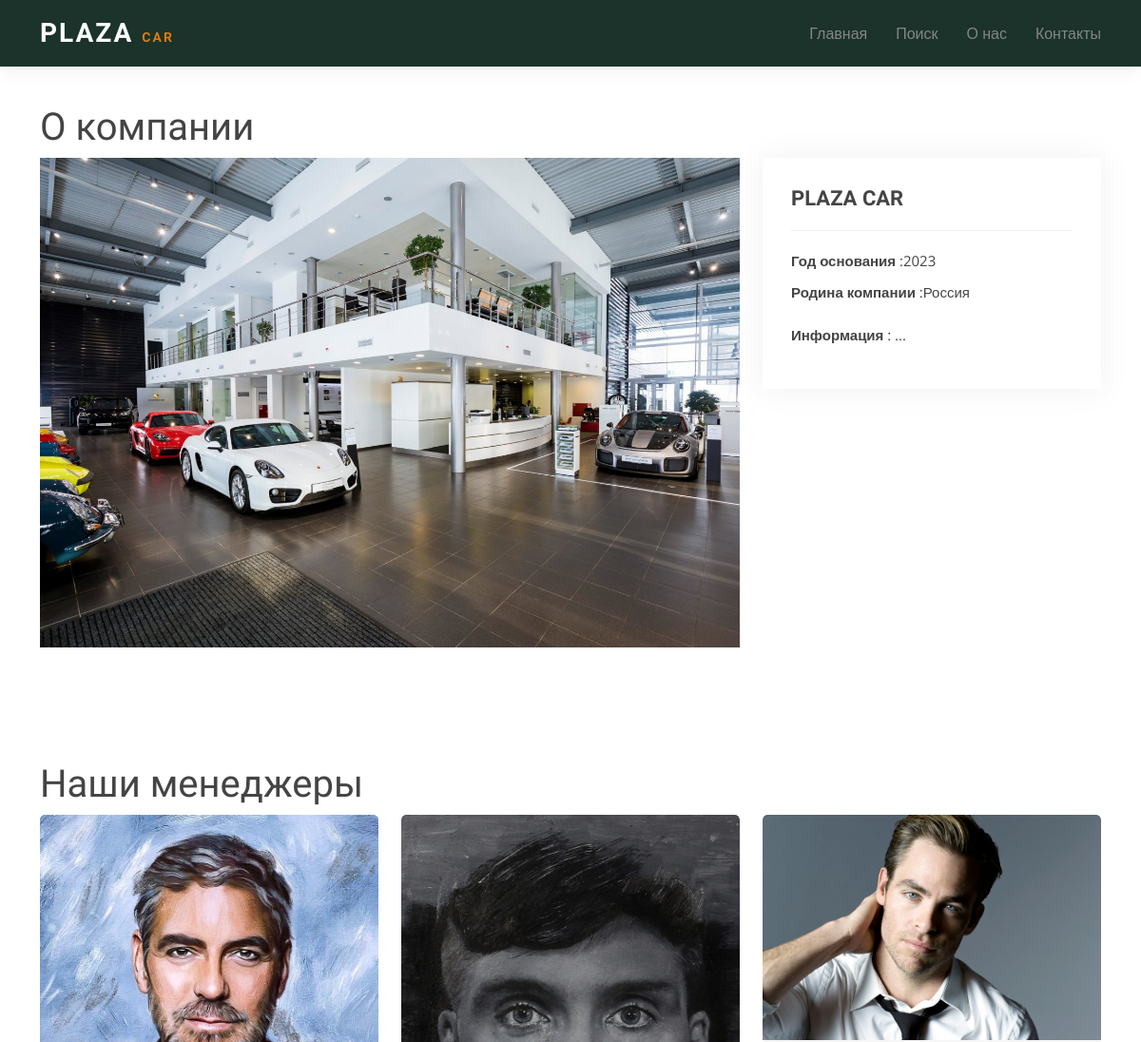
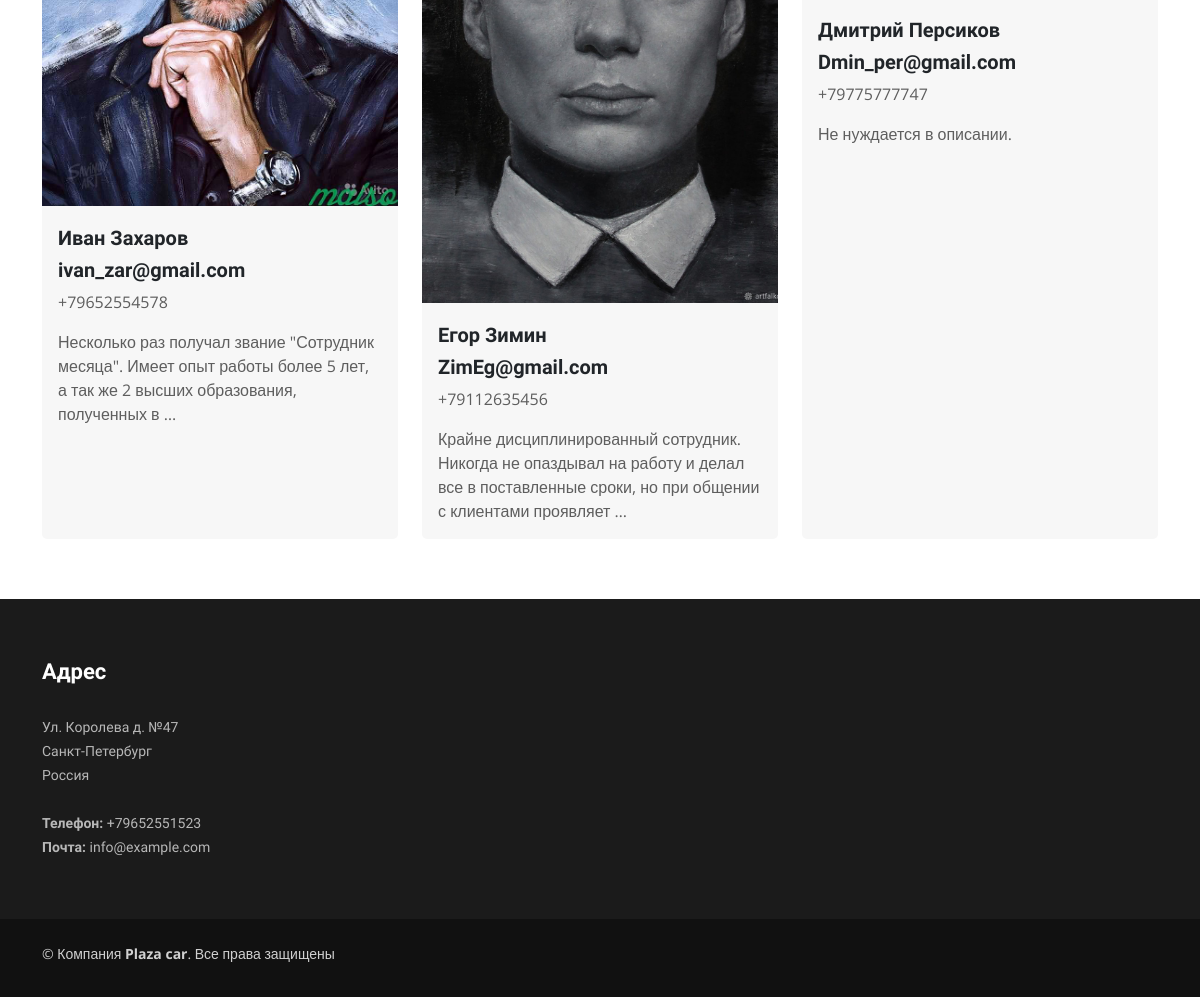
The page /about/ on the database its author committed (2 pictures, top to bottom).
### about/models.py (models this page shows, shortened)
class Manager(models.Model):
    name = models.CharField(max_length=50)
    photo = models.ImageField(upload_to='manager_photo')
    email = models.EmailField()
    phone = models.CharField(max_length=50)
    info = models.TextField(blank=True, null=True)

### about/views.py (the view)
# urls.py: path('', about_views, name='about'),
def about_views(request):
    managers = Manager.objects.all()
    return render(request, 'about.html', {'managers':managers})

### templates/about.html (shortened to what this page needs)
{% extends 'base_new.html' %}
{% load static %}
{% block content %}
      <section id="portfolio-details" class="portfolio-details">
        <div class="container">
          <h1>О компании</h1>
          <div class="row gy-4">
            <div class="col-lg-8">
              <div class="portfolio-details-slider swiper">
                <div class="swiper-wrapper align-items-center">
                  <div class="">
                    <img src="{% static 'img/about_mainphoto.jpg' %}" alt="">
                  </div>
                </div>
              </div>
            </div>
            <div class="col-lg-4">
              <div class="portfolio-info">
                <h3>PLAZA CAR</h3>
                <ul>
                  <li><strong>Год основания </strong>:2023  </li>
                  <li><strong>Родина компании </strong>:Россия </li>
                    <br>
                  <li><strong>Информация </strong>: ... </li>
                </ul>
              </div>
              <div class="portfolio-description">
              </div>
            </div>
          </div>
        </div>
      </section>
    </main>
  <section id="features" class="features">
    <div class="container">
      <h1>Наши менеджеры</h1>
      <div class="row d-flex justify-content-center">
        {% for manager in managers %}
        <div class="col-lg-4 col-md-6 d-flex align-items-stretch">
          <div class="card">
            <a href=""><img src="{{ manager.photo.url }}" class="card-img-top" alt="..." ></a>
            <div class="card-body">
               <h5 class="card-title">{{ manager.name }}</h5>
            <h5 class="card-title">{{ manager.email }}</h5>
            <p class="card-text">{{ manager.phone }}</p>
            <p class="card-text">{{ manager.info|truncatewords:20 }}</p>
            </div>
          </div>
        </div>
        {% endfor %}
      </div>
    </div>
  </section>
{% endblock %}

### static/css/style.css (style rules this page uses)
body { font-family: "Open Sans", sans-serif; color: #444444; background-color: #f4f4f4; }
a { text-decoration: none; }
h1, h2, h3, h4, h5, h6 { font-family: "Raleway", sans-serif; }
section { padding: 60px 0; overflow: hidden; }
.features .card { border-radius: 5px; overflow: hidden; border: 0; background: #f7f7f7; position: relative; transition: 0.3s; }
.features .card-body { padding-top: 20px; position: relative; }
.features .card-title { font-weight: 700; position: relative; z-index: 2; }
.features .card-text { position: relative; z-index: 2; color: #5e5e5e; }
.portfolio-details { padding-top: 40px; }
.portfolio-details .portfolio-details-slider img { width: 100%; }
.portfolio-details .portfolio-info { padding: 30px; box-shadow: 0px 0 30px rgba(68, 68, 68, 0.08); }
.portfolio-details .portfolio-info h3 { font-size: 22px; font-weight: 700; margin-bottom: 20px; padding-bottom: 20px; border-bottom: 1px solid #eee; }
.portfolio-details .portfolio-info ul { list-style: none; padding: 0; font-size: 15px; }
.portfolio-details .portfolio-info ul li+li { margin-top: 10px; }
.portfolio-details .portfolio-description { padding-top: 30px; }

### rows shown on the page
Manager: photo (picture), name "Иван Захаров", email "ivan_zar@gmail.com", phone "+79652554578", info "Несколько раз получал звание \"Сотрудник месяца\". Имеет опыт работы более 5 лет, а так же 2 высших образования, полученных в …"
Manager: photo (picture), name "Егор Зимин", email "ZimEg@gmail.com", phone "+79112635456", info "Крайне дисциплинированный сотрудник. Никогда не опаздывал на работу и делал все в поставленные сроки, но при общении с клиентами проявляет …"
Manager: photo (picture), name "Дмитрий Персиков", email "Dmin_per@gmail.com", phone "+79775777747", info "Не нуждается в описании."
